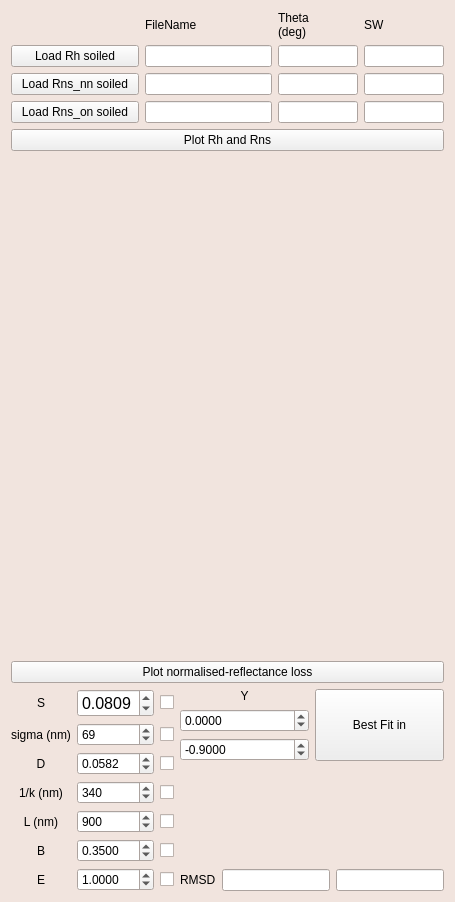
     <widget class="QWidget" name="tab_2">
      <property name="palette">
       <palette>
        <active>
         <colorrole role="Window">
          <brush brushstyle="SolidPattern">
           <color alpha="255">
            <red>241</red>
            <green>228</green>
            <blue>222</blue>
           </color>
          </brush>
         </colorrole>
        </active>
        <inactive>
         <colorrole role="Window">
          <brush brushstyle="SolidPattern">
           <color alpha="255">
            <red>241</red>
            <green>228</green>
            <blue>222</blue>
           </color>
          </brush>
         </colorrole>
        </inactive>
        <disabled>
         <colorrole role="Base">
          <brush brushstyle="SolidPattern">
           <color alpha="255">
            <red>241</red>
            <green>228</green>
            <blue>222</blue>
           </color>
          </brush>
         </colorrole>
         <colorrole role="Window">
          <brush brushstyle="SolidPattern">
           <color alpha="255">
            <red>241</red>
            <green>228</green>
            <blue>222</blue>
           </color>
          </brush>
         </colorrole>
        </disabled>
       </palette>
      </property>
      <attribute name="title">
       <string>Soiled mirror</string>
      </attribute>
      <layout class="QVBoxLayout" name="verticalLayout_7">
       <item>
        <layout class="QHBoxLayout" name="horizontalLayout_22"/>
       </item>
       <item>
        <layout class="QGridLayout" name="gridLayout">
         <item row="0" column="0">
          <spacer name="horizontalSpacer">
           <property name="orientation">
            <enum>Qt::Orientation::Horizontal</enum>
           </property>
           <property name="sizeHint" stdset="0">
            <size>
             <width>40</width>
             <height>20</height>
            </size>
           </property>
          </spacer>
         </item>
         <item row="0" column="1">
          <widget class="QLabel" name="label_14">
           <property name="text">
            <string>FileName</string>
           </property>
          </widget>
         </item>
         <item row="0" column="2">
          <widget class="QLabel" name="label_32">
           <property name="text">
            <string>Theta
(deg)</string>
           </property>
          </widget>
         </item>
         <item row="0" column="3">
          <widget class="QLabel" name="label_12">
           <property name="text">
            <string>SW</string>
           </property>
          </widget>
         </item>
         <item row="1" column="0">
          <widget class="QPushButton" name="pushButton_loadRhSoiled">
           <property name="text">
            <string>Load Rh soiled</string>
           </property>
          </widget>
         </item>
         <item row="1" column="1">
          <widget class="QLineEdit" name="lineEdit_RhSoiled"/>
         </item>
         <item row="1" column="2">
          <widget class="QLineEdit" name="lineEdit_thetaHemi">
           <property name="maximumSize">
            <size>
             <width>80</width>
             <height>16777215</height>
            </size>
           </property>
          </widget>
         </item>
         <item row="1" column="3">
          <widget class="QLineEdit" name="lineEdit_meanRhSoiled">
           <property name="maximumSize">
            <size>
             <width>80</width>
             <height>16777215</height>
            </size>
           </property>
          </widget>
         </item>
         <item row="2" column="0">
          <widget class="QPushButton" name="pushButton_loadRnsNnSoiled">
           <property name="text">
            <string>Load Rns_nn soiled</string>
           </property>
          </widget>
         </item>
         <item row="2" column="1">
          <widget class="QLineEdit" name="lineEdit_RnsNnSoiled"/>
         </item>
         <item row="2" column="2">
          <widget class="QLineEdit" name="lineEdit_thetaNearn">
           <property name="maximumSize">
            <size>
             <width>80</width>
             <height>16777215</height>
            </size>
           </property>
          </widget>
         </item>
         <item row="2" column="3">
          <widget class="QLineEdit" name="lineEdit_meanRnsNnSoiled">
           <property name="maximumSize">
            <size>
             <width>80</width>
             <height>16777215</height>
            </size>
           </property>
          </widget>
         </item>
         <item row="3" column="0">
          <widget class="QPushButton" name="pushButton_loadRnsOnSoiled">
           <property name="text">
            <string>Load Rns_on soiled</string>
           </property>
          </widget>
         </item>
         <item row="3" column="1">
          <widget class="QLineEdit" name="lineEdit_RnsOnSoiled"/>
         </item>
         <item row="3" column="2">
          <widget class="QLineEdit" name="lineEdit_thetaOffn">
           <property name="maximumSize">
            <size>
             <width>80</width>
             <height>16777215</height>
            </size>
           </property>
          </widget>
         </item>
         <item row="3" column="3">
          <widget class="QLineEdit" name="lineEdit_meanRnsOnSoiled">
           <property name="maximumSize">
            <size>
             <width>80</width>
             <height>16777215</height>
            </size>
           </property>
          </widget>
         </item>
        </layout>
       </item>
       <item>
        <widget class="QPushButton" name="pushButton_PlotRns2">
         <property name="text">
          <string>Plot Rh and Rns</string>
         </property>
        </widget>
       </item>
       <item>
        <spacer name="verticalSpacer">
         <property name="orientation">
          <enum>Qt::Orientation::Vertical</enum>
         </property>
         <property name="sizeHint" stdset="0">
          <size>
           <width>20</width>
           <height>504</height>
          </size>
         </property>
        </spacer>
       </item>
       <item>
        <widget class="QPushButton" name="pushButton_plotNormLoss">
         <property name="text">
          <string>Plot normalised-reflectance loss</string>
         </property>
        </widget>
       </item>
       <item>
        <layout class="QHBoxLayout" name="horizontalLayout_12">
         <item>
          <layout class="QGridLayout" name="gridLayout_2">
           <item row="6" column="1">
            <widget class="QDoubleSpinBox" name="doubleSpinBox_E">
             <property name="decimals">
              <number>4</number>
             </property>
             <property name="minimum">
              <double>-10.000000000000000</double>
             </property>
             <property name="maximum">
              <double>10.000000000000000</double>
             </property>
             <property name="singleStep">
              <double>0.010000000000000</double>
             </property>
             <property name="value">
              <double>1.000000000000000</double>
             </property>
            </widget>
           </item>
           <item row="2" column="2">
            <widget class="QCheckBox" name="checkBox_D">
             <property name="text">
              <string/>
             </property>
            </widget>
           </item>
           <item row="1" column="2">
            <widget class="QCheckBox" name="checkBox_sigma">
             <property name="text">
              <string/>
             </property>
            </widget>
           </item>
           <item row="4" column="1">
            <widget class="QDoubleSpinBox" name="doubleSpinBox_L">
             <property name="decimals">
              <number>0</number>
             </property>
             <property name="maximum">
              <double>10000.000000000000000</double>
             </property>
             <property name="value">
              <double>900.000000000000000</double>
             </property>
            </widget>
           </item>
           <item row="4" column="2">
            <widget class="QCheckBox" name="checkBox_L">
             <property name="text">
              <string/>
             </property>
            </widget>
           </item>
           <item row="0" column="0">
            <widget class="QLabel" name="label_15">
             <property name="text">
              <string>S</string>
             </property>
             <property name="alignment">
              <set>Qt::AlignmentFlag::AlignCenter</set>
             </property>
            </widget>
           </item>
           <item row="2" column="1">
            <widget class="QDoubleSpinBox" name="doubleSpinBox_D">
             <property name="decimals">
              <number>4</number>
             </property>
             <property name="maximum">
              <double>1.000000000000000</double>
             </property>
             <property name="singleStep">
              <double>0.001000000000000</double>
             </property>
             <property name="value">
              <double>0.058200000000000</double>
             </property>
            </widget>
           </item>
           <item row="1" column="1">
            <widget class="QDoubleSpinBox" name="doubleSpinBox_sigmaSoil">
             <property name="decimals">
              <number>0</number>
             </property>
             <property name="maximum">
              <double>10000.000000000000000</double>
             </property>
             <property name="value">
              <double>69.000000000000000</double>
             </property>
            </widget>
           </item>
           <item row="4" column="0">
            <widget class="QLabel" name="label_16">
             <property name="text">
              <string>L (nm)</string>
             </property>
             <property name="alignment">
              <set>Qt::AlignmentFlag::AlignCenter</set>
             </property>
            </widget>
           </item>
           <item row="0" column="2">
            <widget class="QCheckBox" name="checkBox_S">
             <property name="font">
              <font>
               <pointsize>30</pointsize>
               <bold>false</bold>
              </font>
             </property>
             <property name="text">
              <string/>
             </property>
            </widget>
           </item>
           <item row="5" column="1">
            <widget class="QDoubleSpinBox" name="doubleSpinBox_B">
             <property name="decimals">
              <number>4</number>
             </property>
             <property name="maximum">
              <double>10.000000000000000</double>
             </property>
             <property name="singleStep">
              <double>0.010000000000000</double>
             </property>
             <property name="value">
              <double>0.350000000000000</double>
             </property>
            </widget>
           </item>
           <item row="5" column="2">
            <widget class="QCheckBox" name="checkBox_B">
             <property name="text">
              <string/>
             </property>
            </widget>
           </item>
           <item row="5" column="0">
            <widget class="QLabel" name="label_17">
             <property name="text">
              <string>B</string>
             </property>
             <property name="alignment">
              <set>Qt::AlignmentFlag::AlignCenter</set>
             </property>
            </widget>
           </item>
           <item row="2" column="0">
            <widget class="QLabel" name="label_18">
             <property name="text">
              <string>D</string>
             </property>
             <property name="alignment">
              <set>Qt::AlignmentFlag::AlignCenter</set>
             </property>
            </widget>
           </item>
           <item row="3" column="1">
            <widget class="QDoubleSpinBox" name="doubleSpinBox_k">
             <property name="decimals">
              <number>0</number>
             </property>
             <property name="maximum">
              <double>10000.000000000000000</double>
             </property>
             <property name="value">
              <double>340.000000000000000</double>
             </property>
            </widget>
           </item>
           <item row="1" column="0">
            <widget class="QLabel" name="label_19">
             <property name="text">
              <string>sigma (nm)</string>
             </property>
             <property name="alignment">
              <set>Qt::AlignmentFlag::AlignCenter</set>
             </property>
            </widget>
           </item>
           <item row="3" column="2">
            <widget class="QCheckBox" name="checkBox_k">
             <property name="text">
              <string/>
             </property>
            </widget>
           </item>
           <item row="3" column="0">
            <widget class="QLabel" name="label_21">
             <property name="text">
              <string>1/k (nm)</string>
             </property>
             <property name="alignment">
              <set>Qt::AlignmentFlag::AlignCenter</set>
             </property>
            </widget>
           </item>
           <item row="6" column="0">
            <widget class="QLabel" name="label_22">
             <property name="text">
              <string>E</string>
             </property>
             <property name="alignment">
              <set>Qt::AlignmentFlag::AlignCenter</set>
             </property>
            </widget>
           </item>
           <item row="0" column="1">
            <widget class="QDoubleSpinBox" name="doubleSpinBox_S">
             <property name="font">
              <font>
               <pointsize>12</pointsize>
               <bold>false</bold>
              </font>
             </property>
             <property name="decimals">
              <number>4</number>
             </property>
             <property name="maximum">
              <double>1.000000000000000</double>
             </property>
             <property name="singleStep">
              <double>0.001000000000000</double>
             </property>
             <property name="value">
              <double>0.080900000000000</double>
             </property>
            </widget>
           </item>
           <item row="6" column="2">
            <widget class="QCheckBox" name="checkBox_E">
             <property name="text">
              <string/>
             </property>
            </widget>
           </item>
          </layout>
         </item>
         <item>
          <layout class="QVBoxLayout" name="verticalLayout_6">
           <item>
            <layout class="QHBoxLayout" name="horizontalLayout_10">
             <item>
              <layout class="QVBoxLayout" name="verticalLayout_5">
               <item>
                <widget class="QLabel" name="label_24">
                 <property name="text">
                  <string>Y</string>
                 </property>
                 <property name="alignment">
                  <set>Qt::AlignmentFlag::AlignCenter</set>
                 </property>
                </widget>
               </item>
               <item>
                <widget class="QDoubleSpinBox" name="doubleSpinBox_Ymax">
                 <property name="decimals">
                  <number>4</number>
                 </property>
                 <property name="minimum">
                  <double>-10.000000000000000</double>
                 </property>
                 <property name="maximum">
                  <double>10.000000000000000</double>
                 </property>
                 <property name="singleStep">
                  <double>0.010000000000000</double>
                 </property>
                 <property name="value">
                  <double>0.000000000000000</double>
                 </property>
                </widget>
               </item>
               <item>
                <widget class="QDoubleSpinBox" name="doubleSpinBox_Ymin">
                 <property name="decimals">
                  <number>4</number>
                 </property>
                 <property name="minimum">
                  <double>-10.000000000000000</double>
                 </property>
                 <property name="maximum">
                  <double>10.000000000000000</double>
                 </property>
                 <property name="singleStep">
                  <double>0.010000000000000</double>
                 </property>
                 <property name="value">
                  <double>-0.900000000000000</double>
                 </property>
                </widget>
               </item>
              </layout>
             </item>
             <item>
              <widget class="QPushButton" name="pushButton_BF">
               <property name="sizePolicy">
                <sizepolicy hsizetype="Minimum" vsizetype="Minimum">
                 <horstretch>0</horstretch>
                 <verstretch>0</verstretch>
                </sizepolicy>
               </property>
               <property name="text">
                <string>Best Fit in</string>
               </property>
              </widget>
             </item>
            </layout>
           </item>
           <item>
            <spacer name="verticalSpacer_2">
             <property name="orientation">
              <enum>Qt::Orientation::Vertical</enum>
             </property>
             <property name="sizeHint" stdset="0">
              <size>
               <width>20</width>
               <height>40</height>
              </size>
             </property>
            </spacer>
           </item>
           <item>
            <layout class="QHBoxLayout" name="horizontalLayout_9">
             <item>
              <widget class="QLabel" name="label_29">
               <property name="text">
                <string>RMSD</string>
               </property>
              </widget>
             </item>
             <item>
              <widget class="QLineEdit" name="lineEdit_RmsRnsNnSoil"/>
             </item>
             <item>
              <widget class="QLineEdit" name="lineEdit_RmsRnsOnSoil"/>
             </item>
            </layout>
           </item>
          </layout>
         </item>
        </layout>
       </item>
      </layout>
     </widget>
